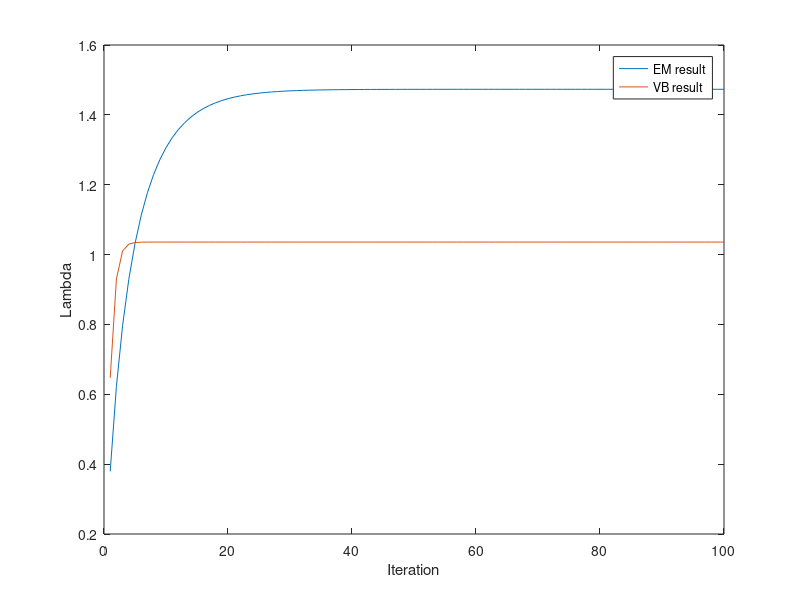

Recreate this plot in MATLAB.
lambda_actual = 1; % no way of converging to actual from a single data point.
sigma_x = 1;
mu_x = 0.5;
rng(11);

N_iter = 100;

y = normrnd(mu_x,sigma_x) + normrnd(0,1/sqrt(lambda_actual));

lambda_init = 0.01;


%% EM Algorithm

lambda_arr_em = zeros(1,N_iter);
lambda = lambda_init; % initial value for lambda.
for i = 1:N_iter
    % E step, calculate the kalman update for getting posterior of the latent
    % variable.
    K = sigma_x^2/(sigma_x^2+1/lambda);
    mu_post = mu_x + K*(y-mu_x);
    sigma_post = sqrt(sigma_x^2-K*sigma_x^2);
    % We also have derived the expectation on paper. Calculate the optimum
    % lambda with these parameters.
    lambda = 1/((y-mu_post)^2 + sigma_post^2);
    lambda_arr_em(i) = lambda;
end

%% VB Algorithm
lambda_arr_vb = zeros(1,N_iter);
lambda = lambda_init; % initial value for lambda.
% initial values for distibutions. 
a_0 = 1;  
b_0 = 1;
a_vb = lambda_init*b_0;  
b_vb = b_0;   % so that E[lambda] starts at lambda_init
for i = 1:N_iter
    % Use the derived relations for optimum values. 
    mu_x_vb = (a_vb*y/b_vb + mu_x/(sigma_x^2))/(a_vb/b_vb+1/(sigma_x^2));
    sigma_x_vb = sqrt(b_vb*sigma_x^2/(a_vb*sigma_x^2+b_vb));
    a_vb = a_0 + 0.5;
    b_vb = b_0 + 0.5*((y-mu_x_vb)^2+sigma_x_vb^2);
    lambda = a_vb/b_vb;
    lambda_arr_vb(i) = lambda;
end
%% Visualization
figure 
for i = 1:N_iter
    t = 1:1:i;
    plot(t,lambda_arr_em(1:i));
    hold on;
    plot(t,lambda_arr_vb(1:i));
    legend("EM result","VB result");
    ylabel("Lambda");
    xlabel("Iteration");
    hold off;
    pause(0.05);
    
end 
